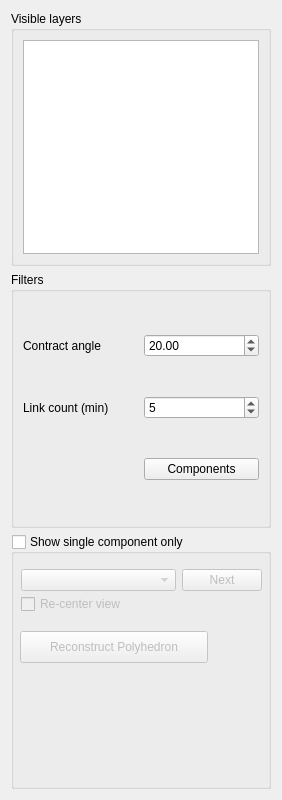
<?xml version="1.0" encoding="UTF-8"?>
<ui version="4.0">
 <class>Form</class>
 <widget class="QWidget" name="Form">
  <property name="geometry">
   <rect>
    <x>0</x>
    <y>0</y>
    <width>282</width>
    <height>800</height>
   </rect>
  </property>
  <property name="minimumSize">
   <size>
    <width>275</width>
    <height>800</height>
   </size>
  </property>
  <property name="windowTitle">
   <string>Tools</string>
  </property>
  <layout class="QVBoxLayout" name="verticalLayout">
   <item>
    <widget class="QGroupBox" name="groupBox">
     <property name="title">
      <string>Visible layers</string>
     </property>
     <layout class="QVBoxLayout" name="verticalLayout_2">
      <item>
       <widget class="QTreeWidget" name="treeWidget_layers">
        <property name="sizePolicy">
         <sizepolicy hsizetype="Expanding" vsizetype="Preferred">
          <horstretch>0</horstretch>
          <verstretch>0</verstretch>
         </sizepolicy>
        </property>
        <property name="selectionMode">
         <enum>QAbstractItemView::MultiSelection</enum>
        </property>
        <property name="headerHidden">
         <bool>true</bool>
        </property>
        <property name="expandsOnDoubleClick">
         <bool>false</bool>
        </property>
        <column>
         <property name="text">
          <string>Layer</string>
         </property>
        </column>
       </widget>
      </item>
     </layout>
    </widget>
   </item>
   <item>
    <widget class="QGroupBox" name="groupBox_2">
     <property name="title">
      <string>Filters</string>
     </property>
     <layout class="QGridLayout" name="gridLayout">
      <item row="1" column="0">
       <widget class="QLabel" name="label_linkcount">
        <property name="enabled">
         <bool>true</bool>
        </property>
        <property name="text">
         <string>Link count (min)</string>
        </property>
       </widget>
      </item>
      <item row="1" column="2">
       <widget class="QSpinBox" name="spinBox_linkcount">
        <property name="enabled">
         <bool>true</bool>
        </property>
        <property name="maximum">
         <number>1000</number>
        </property>
        <property name="value">
         <number>5</number>
        </property>
       </widget>
      </item>
      <item row="0" column="2">
       <widget class="QDoubleSpinBox" name="doubleSpinBox_contractthres">
        <property name="maximum">
         <double>180.000000000000000</double>
        </property>
        <property name="singleStep">
         <double>0.500000000000000</double>
        </property>
        <property name="value">
         <double>20.000000000000000</double>
        </property>
       </widget>
      </item>
      <item row="0" column="0">
       <widget class="QLabel" name="label_contractthres">
        <property name="text">
         <string>Contract angle</string>
        </property>
       </widget>
      </item>
      <item row="2" column="2">
       <widget class="QPushButton" name="pushButton_regraph">
        <property name="text">
         <string>Components</string>
        </property>
       </widget>
      </item>
     </layout>
    </widget>
   </item>
   <item>
    <widget class="QGroupBox" name="groupBox_clusters">
     <property name="title">
      <string>Show single component only</string>
     </property>
     <property name="checkable">
      <bool>true</bool>
     </property>
     <property name="checked">
      <bool>false</bool>
     </property>
     <widget class="QPushButton" name="pushButton_reconstruct">
      <property name="geometry">
       <rect>
        <x>9</x>
        <y>97</y>
        <width>188</width>
        <height>32</height>
       </rect>
      </property>
      <property name="text">
       <string>Reconstruct Polyhedron</string>
      </property>
      <property name="checkable">
       <bool>false</bool>
      </property>
     </widget>
     <widget class="QCheckBox" name="checkBox_clusterCenterView">
      <property name="enabled">
       <bool>false</bool>
      </property>
      <property name="geometry">
       <rect>
        <x>10</x>
        <y>60</y>
        <width>121</width>
        <height>20</height>
       </rect>
      </property>
      <property name="text">
       <string>Re-center view</string>
      </property>
     </widget>
     <widget class="QWidget" name="layoutWidget">
      <property name="geometry">
       <rect>
        <x>10</x>
        <y>30</y>
        <width>241</width>
        <height>32</height>
       </rect>
      </property>
      <layout class="QHBoxLayout" name="horizontalLayout">
       <item>
        <widget class="QComboBox" name="comboBox_clusters"/>
       </item>
       <item>
        <widget class="QPushButton" name="pushButton_clusters">
         <property name="sizePolicy">
          <sizepolicy hsizetype="Fixed" vsizetype="Fixed">
           <horstretch>0</horstretch>
           <verstretch>0</verstretch>
          </sizepolicy>
         </property>
         <property name="text">
          <string>Next</string>
         </property>
        </widget>
       </item>
      </layout>
     </widget>
    </widget>
   </item>
  </layout>
 </widget>
 <resources/>
 <connections/>
</ui>
